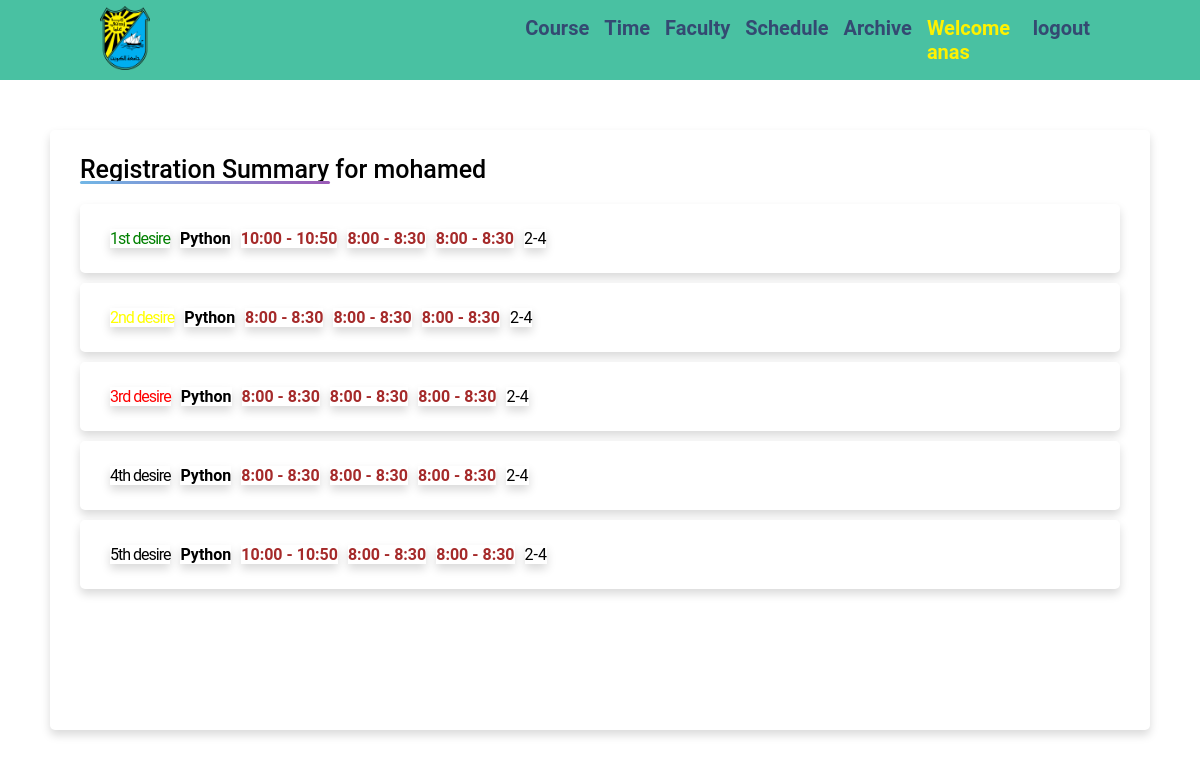
Screenshot of /summary-admin/10 (signed in) with the database file from the repository.
### base/models.py (models this page shows)
class User(AbstractUser):
    serialNumber = models.CharField(max_length=100, null=True)
    teaching = models.BooleanField(default=False, null=True)
    vip = models.BooleanField(default=False, null=True)
    report = models.CharField(max_length=10, null=True)
    REQUIRED_FIELDS = []

class Desires_model(models.Model):
    user = models.ForeignKey(User, on_delete=models.CASCADE, null=True)
    d1 = models.CharField(max_length=100, null=True)
    d1t1 = models.CharField(max_length=100, null=True)
    d1t2 = models.CharField(max_length=100, null=True)
    d1t3 = models.CharField(max_length=100, null=True)
    day1 = models.CharField(max_length=100, null=True)
    d2 = models.CharField(max_length=100, null=True)
    d2t1 = models.CharField(max_length=100, null=True)
    d2t2 = models.CharField(max_length=100, null=True)
    d2t3 = models.CharField(max_length=100, null=True)
    day2 = models.CharField(max_length=100, null=True)
    d3 = models.CharField(max_length=100, null=True)
    d3t1 = models.CharField(max_length=100, null=True)
    d3t2 = models.CharField(max_length=100, null=True)
    d3t3 = models.CharField(max_length=100, null=True)
    day3 = models.CharField(max_length=100, null=True)
    d4 = models.CharField(max_length=100, null=True)
    d4t1 = models.CharField(max_length=100, null=True)
    d4t2 = models.CharField(max_length=100, null=True)
    d4t3 = models.CharField(max_length=100, null=True)
    day4 = models.CharField(max_length=100, null=True)
    d5 = models.CharField(max_length=100, null=True)
    d5t1 = models.CharField(max_length=100, null=True)
    d5t2 = models.CharField(max_length=100, null=True)
    d5t3 = models.CharField(max_length=100, null=True)
    day5 = models.CharField(max_length=100, null=True)
    def __str__(self):
        return str(self.user)

### base/views.py (the view)
# urls.py: path('summary-admin/<str:pk>', views.summary_page_for_admin, name='summary_page_for_admin'),
@login_required(login_url='login_page')
def summary_page_for_admin(request, pk):
    model1 = Desires_model.objects.filter(user = pk)
    try:
        model1_username = Desires_model.objects.get(user = pk)
    except Desires_model.DoesNotExist:
        model1_username = None
    context = {'model1':model1, 'model1_username':model1_username}
    return render(request, 'base/summary_page_for_admin.html', context)

### base/templates/base/summary_page_for_admin.html (shortened to what this page needs)
{% extends 'core3.html' %}
{% block content %}
<div class="teacher-main_container">
    <div class = "teacher-container">
        {% if model1_username == None  %}
        <div class="title">User not Registered ...</div>
        {% else %}
        <div class="title">Registration Summary for {{model1_username}}</div>
        {% endif %}
        <div class = "summary-content">
            {% for item in model1 %}
            <div class = "sdetail">
                <span class="first">1st desire</span>
                <span>{{item.d1}}</span>
                <span>{{item.d1t1}}</span>
                <span>{{item.d1t2}}</span>
                <span>{{item.d1t3}}</span>
                <span>{{item.day1}}</span>
            </div>
            <div class = "sdetail">
                <span class="second">2nd desire</span>
                <span>{{item.d2}}</span>
                <span>{{item.d2t1}}</span>
                <span>{{item.d2t2}}</span>
                <span>{{item.d2t3}}</span>
                <span>{{item.day2}}</span>
            </div>
            <div class = "sdetail">
                <span class="third">3rd desire</span>
                <span>{{item.d3}}</span>
                <span>{{item.d3t1}}</span>
                <span>{{item.d3t2}}</span>
                <span>{{item.d3t3}}</span>
                <span>{{item.day3}}</span>
            </div>
            <div class = "sdetail">
                <span class="fourth">4th desire</span>
                <span>{{item.d4}}</span>
                <span>{{item.d4t1}}</span>
                <span>{{item.d4t2}}</span>
                <span>{{item.d4t3}}</span>
                <span>{{item.day4}}</span>
            </div>
            <div class = "sdetail">
                <span class="fifth">5th desire</span>
                <span>{{item.d5}}</span>
                <span>{{item.d5t1}}</span>
                <span>{{item.d5t2}}</span>
                <span>{{item.d5t3}}</span>
                <span>{{item.day5}}</span>
            </div>
            {% endfor %}
        </div>
    </div>
</div>
{% endblock content %}

### templates/navebar2.html (shortened to what this page needs)
<header>
    <ul class="navbar">
      <div class = 'navbar-main'>
        <img src="\media\images\logo.png" alt="">
      </div>
      <div class="navbar-items">
        {% if request.user.is_authenticated %}
        <a class= "logout-hover" href="{% url 'course_page' %}"><li>Course</li></a>
        <a class= "logout-hover" href="{% url 'time_page' %}"><li>Time</li></a>
        <a  class= "logout-hover" href="{% url 'faculty_page_detail' %}"><li>Faculty</li></a>
        <a class= "logout-hover" href="{% url 'schedule_course_page' %}"><li>Schedule</li></a>
        <a  class= "logout-hover" href="{% url 'archive_page' %}"><li>Archive</li></a>
        <a class = "welcome-user" href=""><li>Welcome {{request.user}}</li></a>
        <a class = "logout-hover" href="{% url 'logout_page' %}"><li>logout</li></a>
        {% endif %}
      </div>
    </ul>
  </header>

### static/styles/main.css (style rules this page uses)
* { padding: 0; margin: 0; box-sizing: border-box; scroll-behavior: smooth; list-style: none; text-decoration: none; font-family: "Roboto", sans-serif; }
:root { --bg-color-1: #344a72; --bg-color-2 : #ffff; --button-color: #49c1a2; --icon--color:#fff200; }
header { background-color: var(--button-color); position: fixed; top: 0; right: 0; width: 100%; z-index: 1000; }
.navbar { display: flex; align-items: center; justify-content: space-between; padding: 10px 100px; width: 100%; height: 80px; }
.navbar-main { width: 50%; }
.navbar-main img { width: 50px; height: auto; }
.navbar-items { display: flex; gap: 15px; width: 70%; padding: 10px; float: right; justify-content: right; }
.navbar-items a { color: var(--bg-color-2); font-weight: 700; font-size: 20px; pointer-events: none; }
.navbar-items .logout-hover { pointer-events:fill; color: var(--bg-color-1); transition: 0.4s; }
.navbar-items .welcome-user { color: var(--icon--color) }
body { background-color: var(--bg-color-1); }
.teacher-main_container { position: fixed; top: 30px; width: 100vw; height: 100vh; display: flex; flex-direction: column; justify-content: center; align-items: center; background-color: var(--bg-color-2); }
.teacher-container { max-width: 1100px; width: 100%; height: 600px; background-color: #fff; padding: 25px 30px; border-radius: 5px; box-shadow: 0 5px 10px rgba(0,0,0,0.15); scroll-behavior: auto; }
.teacher-container .title { font-size: 25px; font-weight: 500; position: relative; }
.teacher-container .title::before { content: ""; position: absolute; left: 0; bottom: 0; height: 3px; width: 250px; border-radius: 5px; background: linear-gradient(135deg, #71b7e6, #9b59b6); }
.summary-content { display: flex; flex-direction: column; margin-top: 20px; gap:10px }
.summary-content .sdetail { background-color: var(--bg-color-2); padding: 25px 30px; border-radius: 5px; box-shadow: 0 5px 10px rgba(0,0,0,0.15); display: flex; flex-direction: row; gap: 10px; }
.summary-content .sdetail span { box-shadow: 0 5px 10px rgba(0,0,0,0.15); }
.summary-content .sdetail span:nth-child(2) { color: black; font-weight: bold; }
.summary-content .sdetail span:nth-child(3) { color: brown; font-weight: bold; }
.summary-content .sdetail span:nth-child(4) { color: brown; font-weight: bold; }
.summary-content .sdetail span:nth-child(5) { color: brown; font-weight: bold; }
.first { color: green; font-size: 16px; letter-spacing: -1px; }
.second { color: yellow; font-size: 16px; letter-spacing: -1px; }
.third { color: red; font-size: 16px; letter-spacing: -1px; }
.fourth { color: black; font-size: 16px; letter-spacing: -1px; }
.fifth { color: black; font-size: 16px; letter-spacing: -1px; }

### rows the page displays
User: user "anas"
Desires_model: user.username "mohamed", d1 "Python", d1t1 "10:00 - 10:50", d1t2 "8:00 - 8:30", d1t3 "8:00 - 8:30", day1 "2-4", d2 "Python", d2t1 "8:00 - 8:30", d2t2 "8:00 - 8:30", d2t3 "8:00 - 8:30", day2 "2-4", d3 "Python", d3t1 "8:00 - 8:30", d3t2 "8:00 - 8:30", d3t3 "8:00 - 8:30", day3 "2-4", d4 "Python", d4t1 "8:00 - 8:30", d4t2 "8:00 - 8:30", d4t3 "8:00 - 8:30", day4 "2-4", d5 "Python", d5t1 "10:00 - 10:50", d5t2 "8:00 - 8:30", d5t3 "8:00 - 8:30", day5 "2-4"
